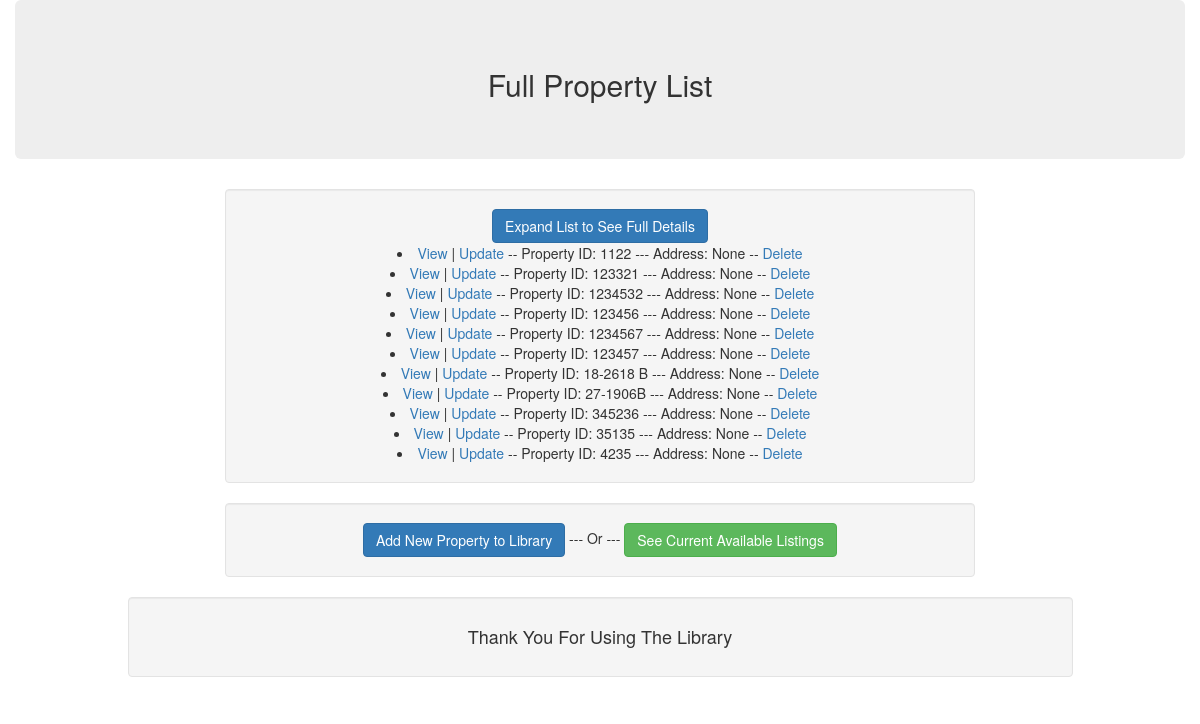
The page / on the database its author committed.
### main_prop.py (models this page shows)
class house(db.Model):
    id: Mapped[str] = mapped_column(String(20), primary_key=True)
    SQFT: Mapped[str] = mapped_column(String(20), nullable=True)
    Address: Mapped[str] = mapped_column(String(20), nullable=True)
    Pic1: Mapped[str] = mapped_column(String(20), nullable=True)
    Pic2: Mapped[str] = mapped_column(String(20), nullable=True)
    Pic3: Mapped[str] = mapped_column(String(20), nullable=True)
    Pic4: Mapped[str] = mapped_column(String(20), nullable=True)
    Pic5: Mapped[str] = mapped_column(String(20), nullable=True)
    Floorplan: Mapped[str] = mapped_column(String(20), nullable=True)
    Tour: Mapped[str] = mapped_column(String(20), nullable=True)
    Desc: Mapped[str] = mapped_column(String(20), nullable=True)
    B: Mapped[str] = mapped_column(String(20), nullable=True)
    Ba: Mapped[str] = mapped_column(String(20), nullable=True)

### main_prop.py (the view)
@app.route('/')
def home():
    result = db.session.execute(db.select(house).order_by(house.id))
    all_houses = result.scalars().all()
    return render_template("admin.html", houses=all_houses)

### templates/admin.html (shortened to what this page needs)
<!DOCTYPE html>
<html lang="en">
<head>
  <link rel="stylesheet" href="https://maxcdn.bootstrapcdn.com/bootstrap/3.3.7/css/bootstrap.min.css">
</head>
<body>
  <div class="container">
    <div class="row">
       <div class="col-md-12 jumbotron text-center">
        <h2>Full Property List</h2>
      </div>
    </div>
    <div class="row">
      <div class="col-md-2">
      </div>
      <div class="col-md-8">
        <div class="well text-center">
        <a class="btn btn-primary" href="{{ url_for('all') }}" role="button">Expand List to See Full Details</a><br>
        {% for house in houses %}
          <li>
            <a href="{{ url_for('view', id=house.id) }}">View</a> | <a href="{{ url_for('update', id=house.id) }}">Update</a> -- Property ID: {{house.id}} --- Address:
            {{house.Address}} -- <a href="{{ url_for('delete', id=house.id) }}">Delete</a>
          </li>
        {% endfor %}
        </div>
      </div>
      <div class="col-md-2">
      </div>
    </div>
    <div class="row">
      <div class="col-md-2">
      </div>
      <div class="col-md-8">
        <div class="well text-center">
          <a class="btn btn-primary" href="{{ url_for('add') }}" role="button">Add New Property to Library</a> --- Or ---
          <a class="btn btn-success" href="{{ url_for('avail') }}" role="button">See Current Available Listings</a>
        </div>
      </div>
      <div class="col-md-2">
      </div>
    </div>
    <div class="row">
      <div class="col-md-1">
      </div>
      <div class="col-md-10">
        <div class="well text-center">
        <h4>Thank You For Using The Library</h4>
        </div>
      </div>
      <div class="col-md-1">
      </div>
    </div>
  </div>
</body>
</html>

### rows shown on the page
house: id "1122", Address "None"
house: id "123321", Address "None"
house: id "1234532", Address "None"
house: id "123456", Address "None"
house: id "1234567", Address "None"
house: id "123457", Address "None"
house: id "18-2618 B", Address "None"
house: id "27-1906B", Address "None"
house: id "345236", Address "None"
house: id "35135", Address "None"
house: id "4235", Address "None"
